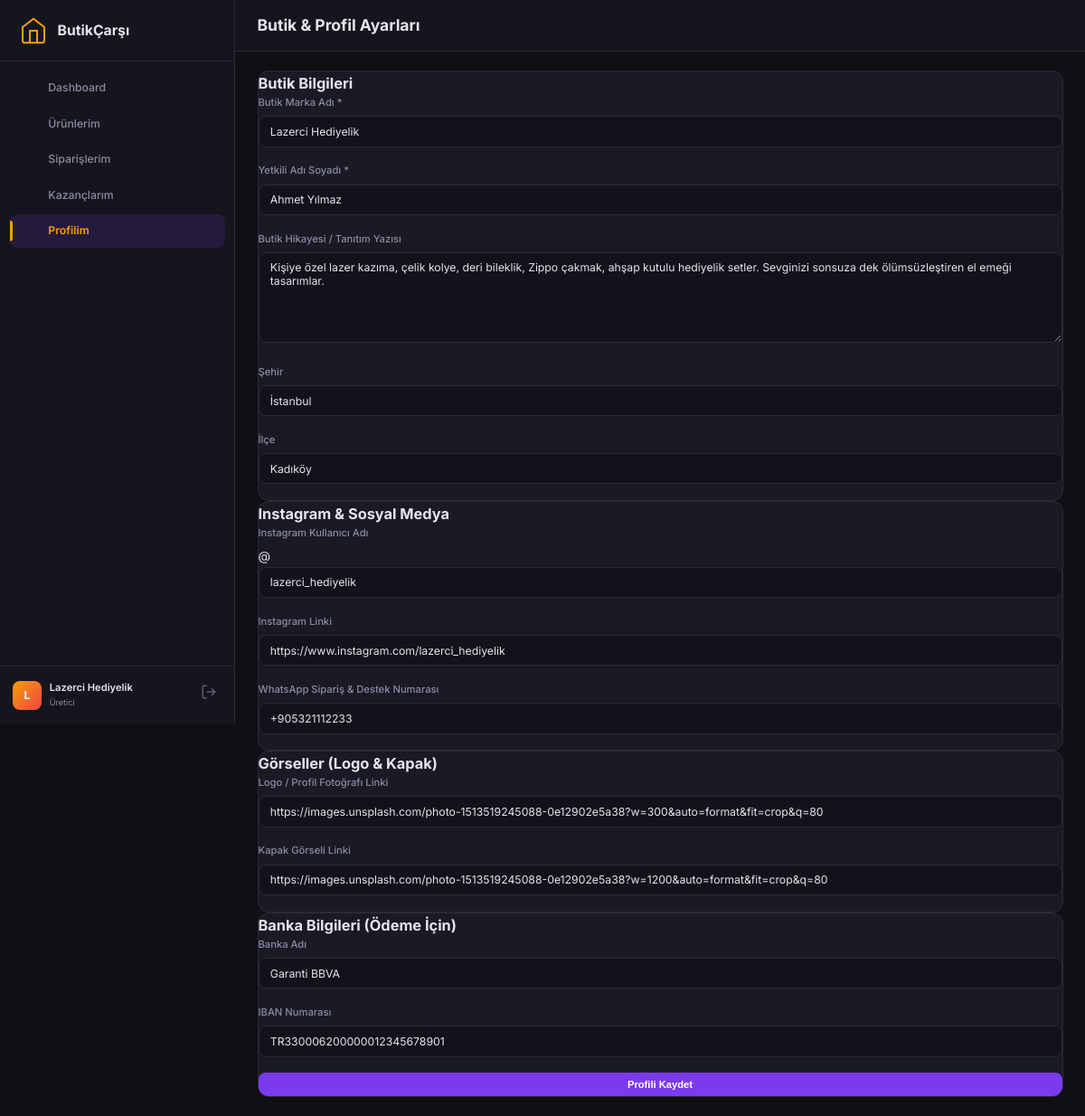
Page /panel/producer/profile.php (signed in) on the committed database.
### tables this page shows
CREATE TABLE IF NOT EXISTS producers (
    id INT AUTO_INCREMENT PRIMARY KEY,
    slug VARCHAR(255) NOT NULL UNIQUE,
    brand_name VARCHAR(255) NOT NULL,
    owner_name VARCHAR(255) NOT NULL,
    email VARCHAR(255) NOT NULL UNIQUE,
    phone VARCHAR(50),
    password_hash VARCHAR(255) NOT NULL,
    description TEXT,
    logo_url VARCHAR(500),
    cover_image_url VARCHAR(500),
    city VARCHAR(100),
    district VARCHAR(100),
    instagram_url VARCHAR(500),
    instagram_handle VARCHAR(100),
    tiktok_url VARCHAR(500),
    youtube_url VARCHAR(500),
    website_url VARCHAR(500),
    iban VARCHAR(50),
    bank_name VARCHAR(100),
    tax_number VARCHAR(20),
    tax_office VARCHAR(100),
    identity_number VARCHAR(11),
    iyzico_sub_merchant_key VARCHAR(255),
    iyzico_sub_merchant_type ENUM('PERSONAL','PRIVATE_COMPANY','LIMITED_OR_JOINT_STOCK_COMPANY') DEFAULT 'PERSONAL',
    status ENUM('pending','approved','suspended','rejected') DEFAULT 'pending',
    approval_note TEXT,
    commission_rate DECIMAL(5,2) DEFAULT 10.00,
    is_featured TINYINT(1) DEFAULT 0,
    sort_order INT DEFAULT 0,
    notify_email TINYINT(1) DEFAULT 1,
    notify_whatsapp TINYINT(1) DEFAULT 1,
    whatsapp_number VARCHAR(50),
    approved_at TIMESTAMP NULL,
    last_login TIMESTAMP NULL,
    created_at TIMESTAMP DEFAULT CURRENT_TIMESTAMP,
    updated_at TIMESTAMP DEFAULT CURRENT_TIMESTAMP ON UPDATE CURRENT_TIMESTAMP,
    INDEX idx_producer_status (status),
    INDEX idx_producer_featured (is_featured)
);

### panel/core/Auth.php (called while the page is built, shortened)
<?php
class Auth {
    public static function producerId(): int {
        return $_SESSION['producer_id'] ?? 0;
    }
}

### panel/core/Database.php (called while the page is built, shortened)
<?php
class Database {
    private static ?PDO $pdo = null;
    public static function connect(): PDO {
        if (self::$pdo !== null) {
            return self::$pdo;
        }
        $connection = Config::get('DB_CONNECTION', 'auto');
        $host       = Config::get('DB_HOST', 'localhost');
        $db         = Config::get('DB_NAME', 'butikcarsi_db');
        $user       = Config::get('DB_USER', 'root');
        $pass       = Config::get('DB_PASS', '');
        $port       = Config::get('DB_PORT', '3306');
        $options = [
            PDO::ATTR_ERRMODE            => PDO::ERRMODE_EXCEPTION,
            PDO::ATTR_DEFAULT_FETCH_MODE => PDO::FETCH_ASSOC,
            PDO::ATTR_EMULATE_PREPARES   => false,
        ];
        if ($connection === 'mysql' || $connection === 'auto') {
            try {
                $dsn = "mysql:host={$host};port={$port};dbname={$db};charset=utf8mb4";
                self::$pdo = new PDO($dsn, $user, $pass, $options);
                return self::$pdo;
            } catch (PDOException $e) {
                if ($e->getCode() == 1049 || strpos($e->getMessage(), 'Unknown database') !== false) {
                    try {
                        $rawPdo = new PDO("mysql:host={$host};port={$port};charset=utf8mb4", $user, $pass, $options);
                        $rawPdo->exec("CREATE DATABASE IF NOT EXISTS `{$db}` CHARACTER SET utf8mb4 COLLATE utf8mb4_unicode_ci");
                        self::$pdo = new PDO("mysql:host={$host};port={$port};dbname={$db};charset=utf8mb4", $user, $pass, $options);
                        self::$driver = 'mysql';
                        self::initializeSchema(self::$pdo, 'mysql');
                        return self::$pdo;
                    } catch (Exception $ex) {
                    }
                }
                if ($connection === 'mysql') {
                    throw new Exception("MySQL Bağlantı Hatası ({$host}/{$db}): " . $e->getMessage());
                }
            }
        }
    }
    public static function query(string $sql, array $params = []): ?array {
        $stmt = self::connect()->prepare($sql);
        $stmt->execute($params);
        $result = $stmt->fetch();
        return $result ?: null;
    }
}

### panel/producer/profile.php (the view, shortened to what this page needs)
<?php
require_once __DIR__ . '/includes/header.php';
require_once __DIR__ . '/includes/sidebar.php';
$pid = Auth::producerId();
$producer = Database::query("SELECT * FROM producers WHERE id = ?", [$pid]);
?>
<main class="admin-main">
    <div class="admin-topbar">
        <h2 class="page-title">Butik & Profil Ayarları</h2>
    </div>
    <div class="admin-content">
        <form method="POST" class="form-grid">
            <div class="form-main">
                <div class="card">
                    <h3 class="card-title">Butik Bilgileri</h3>
                    <div class="grid-2">
                        <div class="form-group">
                            <label class="form-label">Butik Marka Adı *</label>
                            <input type="text" name="brand_name" class="form-control" value="<?= htmlspecialchars($producer['brand_name']) ?>" required>
                        </div>
                        <div class="form-group">
                            <label class="form-label">Yetkili Adı Soyadı *</label>
                            <input type="text" name="owner_name" class="form-control" value="<?= htmlspecialchars($producer['owner_name']) ?>" required>
                        </div>
                    </div>
                    <div class="form-group">
                        <label class="form-label">Butik Hikayesi / Tanıtım Yazısı</label>
                        <textarea name="description" rows="4" class="form-control"><?= htmlspecialchars($producer['description'] ?? '') ?></textarea>
                    </div>
                    <div class="grid-2">
                        <div class="form-group">
                            <label class="form-label">Şehir</label>
                            <input type="text" name="city" class="form-control" value="<?= htmlspecialchars($producer['city'] ?? '') ?>">
                        </div>
                        <div class="form-group">
                            <label class="form-label">İlçe</label>
                            <input type="text" name="district" class="form-control" value="<?= htmlspecialchars($producer['district'] ?? '') ?>">
                        </div>
                    </div>
                </div>
                <div class="card">
                    <h3 class="card-title">Instagram & Sosyal Medya</h3>
                    <div class="grid-2">
                        <div class="form-group">
                            <label class="form-label">Instagram Kullanıcı Adı</label>
                            <div class="input-group">
                                <span class="input-group-text">@</span>
                                <input type="text" name="instagram_handle" class="form-control" value="<?= htmlspecialchars(str_replace('@', '', $producer['instagram_handle'] ?? '')) ?>" placeholder="lazerci_hediyelik">
                            </div>
                        </div>
                        <div class="form-group">
                            <label class="form-label">Instagram Linki</label>
                            <input type="url" name="instagram_url" class="form-control" value="<?= htmlspecialchars($producer['instagram_url'] ?? '') ?>" placeholder="https://instagram.com/...">
                        </div>
                    </div>
                    <div class="form-group">
                        <label class="form-label">WhatsApp Sipariş & Destek Numarası</label>
                        <input type="text" name="whatsapp_number" class="form-control" value="<?= htmlspecialchars($producer['whatsapp_number'] ?? '') ?>" placeholder="+905551234567">
                    </div>
                </div>
                <div class="card">
                    <h3 class="card-title">Görseller (Logo & Kapak)</h3>
                    <div class="form-group">
                        <label class="form-label">Logo / Profil Fotoğrafı Linki</label>
                        <input type="text" name="logo_url" class="form-control" value="<?= htmlspecialchars($producer['logo_url'] ?? '') ?>">
                    </div>
                    <div class="form-group">
                        <label class="form-label">Kapak Görseli Linki</label>
                        <input type="text" name="cover_image_url" class="form-control" value="<?= htmlspecialchars($producer['cover_image_url'] ?? '') ?>">
                    </div>
                </div>
            </div>
            <div class="form-sidebar">
                <div class="card">
                    <h3 class="card-title">Banka Bilgileri (Ödeme İçin)</h3>
                    <div class="form-group">
                        <label class="form-label">Banka Adı</label>
                        <input type="text" name="bank_name" class="form-control" value="<?= htmlspecialchars($producer['bank_name'] ?? '') ?>" placeholder="Garanti, Ziraat vb.">
                    </div>
                    <div class="form-group">
                        <label class="form-label">IBAN Numarası</label>
                        <input type="text" name="iban" class="form-control" value="<?= htmlspecialchars($producer['iban'] ?? '') ?>" placeholder="TR00 0000 0000...">
                    </div>
                    <button type="submit" class="btn btn-primary btn-block mt-3">Profili Kaydet</button>
                </div>
            </div>
        </form>
    </div>
</main>
<?php require_once __DIR__ . '/includes/footer.php'; ?>

### panel/admin/assets/css/admin.css (style rules this page uses)
* { margin: 0; padding: 0; box-sizing: border-box; }
html { font-size: 14px; }
body { font-family: var(--font); background: var(--bg-body); color: var(--text); line-height: 1.6; }
.admin-main { flex: 1; margin-left: var(--sidebar-width); min-height: 100vh; }
.admin-topbar { display: flex; align-items: center; gap: 1rem; padding: 1rem 1.75rem; border-bottom: 1px solid var(--border); background: var(--bg-sidebar); position: sticky; top: 0; z-index: 50; }
.page-title { font-size: 1.25rem; font-weight: 700; }
.admin-content { padding: 1.5rem 1.75rem; }
.card { background: var(--bg-card); border: 1px solid var(--border); border-radius: var(--radius); overflow: hidden; }
.btn { display: inline-flex; align-items: center; justify-content: center; gap: 0.5rem; padding: 0.5rem 1rem; border-radius: var(--radius-sm); font-size: 0.8rem; font-weight: 600; text-decoration: none; border: none; cursor: pointer; transition: var(--transition); white-space: nowrap; }
.btn-primary { background: var(--primary); color: white; }
.btn-block { width: 100%; }
.form-group { margin-bottom: 1.25rem; }
.form-group label { display: block; margin-bottom: 0.375rem; font-size: 0.8rem; font-weight: 500; color: var(--text-muted); }
.form-group input, .form-group select, .form-group textarea { width: 100%; padding: 0.625rem 0.875rem; background: var(--bg-input); border: 1px solid var(--border); border-radius: var(--radius-sm); color: var(--text); font-size: 0.875rem; font-family: var(--font); transition: var(--transition); }
.form-group textarea { min-height: 100px; resize: vertical; }

### rows in the picture
producers: brand_name "Lazerci Hediyelik", owner_name "Ahmet Yılmaz", description "Kişiye özel lazer kazıma, çelik kolye, deri bileklik, Zippo çakmak, ahşap kutulu hediyelik setler. Sevginizi sonsuza dek ölümsüzleştiren el emeği tasarımlar.", city "İstanbul", district "Kadıköy", instagram_handle "lazerci_hediyelik", instagram_url "https://www.instagram.com/lazerci_hediyelik", whatsapp_number "+905321112233", logo_url "https://images.unsplash.com/photo-1513519245088-0e12902e5a38?w=300&auto=format&fit=crop&q=80", cover_image_url "https://images.unsplash.com/photo-1513519245088-0e12902e5a38?w=1200&auto=format&fit=crop&q=80", bank_name "Garanti BBVA", iban "TR330006200000012345678901"

### other values in the picture
$item['label'] "Dashboard"
$item['label'] "Ürünlerim"
$item['label'] "Siparişlerim"
$item['label'] "Kazançlarım"
$item['label'] "Profilim"
mb_substr($producerBrand, 0, 1) "L"
$producerBrand "Lazerci Hediyelik"
